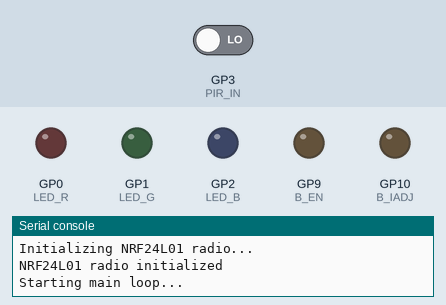
The program below on a simulated Raspberry Pi Pico running MicroPython. Shown: output pins drawn as LEDs (lit = HIGH), the last lines printed to the serial console. Inputs (shaded band) come from the test bench; at power-on: GP3 (PIR_IN) LOW. No radio messages arrive unless stated (any console line starting 'radio sent:' is added by the test bench).

Above: at 1.7 s.
1.8 s: GP3 (PIR_IN) driven HIGH
At 3.3 s:
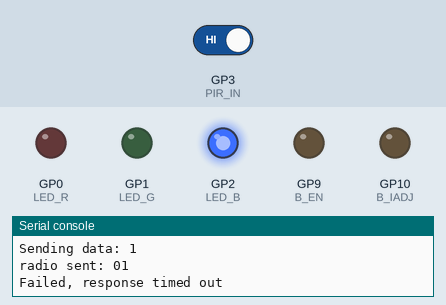
Timing chart, 0 to 8.8 s (numbered marks = the images above; inputs shaded):
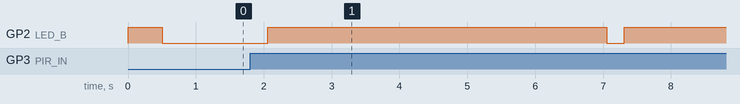

Measured:
- after the input at 1.8 s, GP2 (LED_B): LOW → HIGH after 0.26 s, → LOW 5.0 s later, → HIGH 0.26 s later

The program:

main.py
```python
import ustruct as struct
import utime
from machine import Pin, SPI
from nrf24l01 import NRF24L01
from micropython import const
import asyncio

# RGB led connected to RP2040
LED_R = Pin(0, Pin.OUT)
LED_G = Pin(1, Pin.OUT)
LED_B = Pin(2, Pin.OUT)

# PIR sensor connected to RP2040
PIR_IN = Pin(3, Pin.IN, Pin.PULL_DOWN)

# Boost converter connected to RP2040
B_EN = Pin(9, Pin.OUT)
B_IADJ = Pin(10, Pin.OUT)

# NRF24L01+ radio connected to RP2040
MISO_PIN = Pin(4)
CE_PIN = Pin(5)
SCK_PIN = Pin(6)
MOSI_PIN = Pin(7)
CSN_PIN = Pin(8)

_RX_POLL_DELAY = const(15)
_RESPONDER_SEND_DELAY = const(10)

# NRF24L01 radio configuration
print("Initializing NRF24L01 radio...")
spi = SPI(0, sck=SCK_PIN, mosi=MOSI_PIN, miso=MISO_PIN)
nrf = NRF24L01(spi, CSN_PIN, CE_PIN, payload_size=4)

pipes = (b"\xe1\xf0\xf0\xf0\xf0", b"\xd2\xf0\xf0\xf0\xf0")

# Receiver
nrf.open_tx_pipe(pipes[0])
nrf.open_rx_pipe(1, pipes[1])

print("NRF24L01 radio initialized")

# Variable for the light
light_master = False


def is_motion_detected() -> bool:
    return PIR_IN.value() == 1


async def turn_on_light(duration: int) -> None:
    if not light_master:
        LED_B.value(1)
        await asyncio.sleep(duration)
        LED_B.value(0)


def send_data(data) -> None:
    nrf.stop_listening()
    print("Sending data:", data)

    try:
        data = struct.pack("i", data)
        nrf.send(data)
    except OSError:
        pass

    # start listening again
    nrf.start_listening()

    # wait for response, with 250ms timeout
    start_time = utime.ticks_ms()
    timeout = False

    while not nrf.any() and not timeout:
        if utime.ticks_diff(utime.ticks_ms(), start_time) > 250:
            timeout = True

    if timeout:
        print("Failed, response timed out")
    else:
        print("Success, got response")

        data = nrf.recv()
        data = struct.unpack("i", data)

        print("Received response:", data)


def receive_data() -> None:
    global light_master
    if nrf.any():
        print("Received data")

        while nrf.any():
            buf = nrf.recv()
            data = struct.unpack("i", buf)
            print("Received:", data)

            LED_B.value(data)
            light_master = True

            utime.sleep_ms(_RX_POLL_DELAY)

        # Give initiator time to get into receive mode.
        utime.sleep_ms(_RESPONDER_SEND_DELAY)
        nrf.stop_listening()

        try:
            data = struct.pack("i", 1)
            nrf.send(data)
        except OSError:
            pass

        nrf.start_listening()


if __name__ == "__main__":
    print("Starting main loop...")
    LED_B.value(1)
    utime.sleep_ms(500)
    LED_B.value(0)
    nrf.start_listening()

    while True:
        receive_data()

        if is_motion_detected():
            print("motion detected")
            send_data(1)
            asyncio.run(turn_on_light(5))
```
